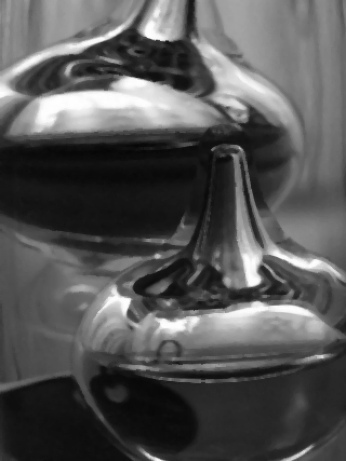
#> input picture img/09dDp8GKcgM(1).jpg, 347 x 461 px
$ python exponential_noise.py
#> lines starting #> are read from the running program, lines starting #| are printed output that depends on the picture
#> the answer given: ../img/09dDp8GKcgM(1).jpg
#> the answer given: ../img
import cv2
import numpy as np
from tkinter import Tk, filedialog
import matplotlib.pyplot as plt
import os

def add_exponential_noise(image, scale):
    # Генерация экспоненциального шума
    noise = np.random.exponential(scale, image.shape)

    # Добавление шума к изображению
    noisy_image = image + noise

    # Ограничение значений пикселей от 0 до 255
    noisy_image = np.clip(noisy_image, 0, 255).astype(np.uint8)

    return noisy_image, noise

def exponential_noise_pixel_histogram(noise):
    # Построение гистограммы пикселей экспоненциального шума
    plt.figure(figsize=(8, 4))
    plt.hist(noise.flatten(), bins=50, color='blue', alpha=0.7)
    plt.title('Exponential Noise Pixel Histogram')
    plt.xlabel('Pixel Value')
    plt.ylabel('Frequency')
    plt.show()

def process_image(image_path, noise_scale, save_directory, save_filename):
    # Загрузка изображения
#> called with image_path = '../img/09dDp8GKcgM(1).jpg', noise_scale = 50, save_directory = '../img', save_filename = 'out.png'
    original_image = cv2.imread(image_path)
#> original_image is the input picture: shape (461, 347, 3); min 6, max 255, mean 85.6

    # Преобразование изображения из BGR в RGB
    original_image_rgb = cv2.cvtColor(original_image, cv2.COLOR_BGR2RGB)

    # Генерация экспоненциального шума
    noise = np.random.exponential(noise_scale, original_image.shape)

    # Добавление шума к изображению
    noisy_image = original_image_rgb + noise
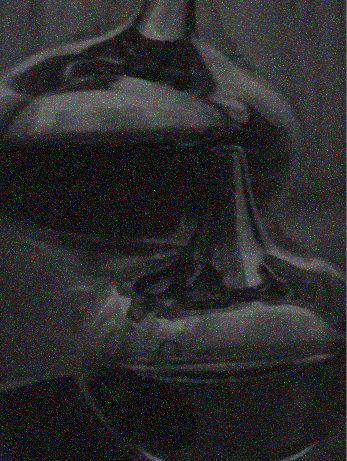
#> noisy_image: shape (461, 347, 3) float64; mean R, G, B 135.4, 135.6, 135.7; drawn with min black and max white

    # Ограничение значений пикселей от 0 до 255
    noisy_image = np.clip(noisy_image, 0, 255).astype(np.uint8)
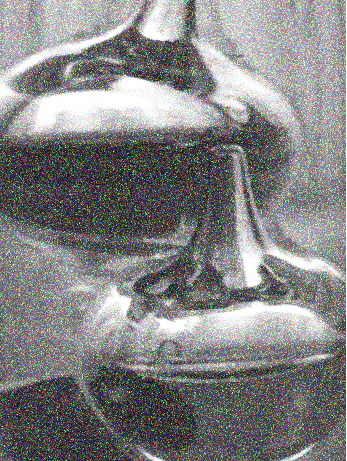
#> noisy_image: shape (461, 347, 3); mean R, G, B 130.8, 130.9, 130.9

    # Отображение оригинального и зашумленного изображений
    plt.figure(figsize=(10, 5))

    plt.subplot(1, 2, 1)
    plt.imshow(original_image_rgb)
    plt.title('Original Image')
    plt.axis('off')

    plt.subplot(1, 2, 2)
    plt.imshow(noisy_image)
    plt.title('Noisy Image with Exponential Noise')
    plt.axis('off')

    plt.show()
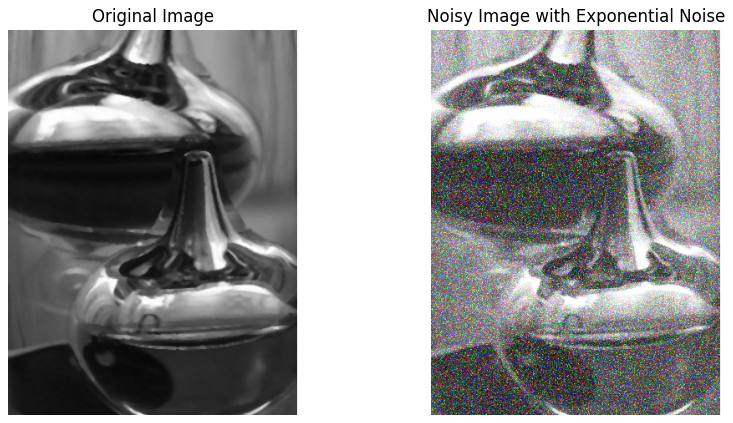
#> figure drawn by matplotlib, 2 panels

    # Сохранение изображения с шумом в выбранную директорию с выбранным именем
    save_path = os.path.join(save_directory, save_filename)
    cv2.imwrite(save_path, cv2.cvtColor(noisy_image, cv2.COLOR_RGB2BGR))
    print(f'Noisy image saved at: {save_path}')

    # Отображение гистограммы пикселей экспоненциального шума
    exponential_noise_pixel_histogram(noise)
#> in exponential_noise_pixel_histogram, `plt.hist(noise.flatten(), bins=50, color='blue', alpha=0.7)`:
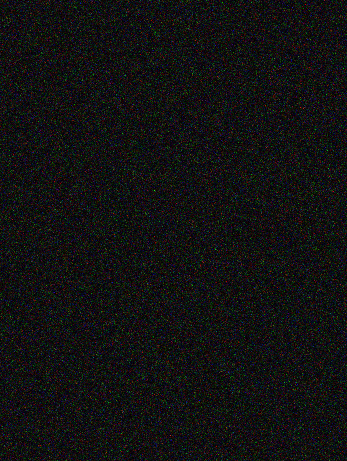
#> noise: shape (461, 347, 3) float64; mean of channels 0, 1, 2 49.8, 50, 50.1; drawn with min black and max white
#> in exponential_noise_pixel_histogram, `plt.show()`:
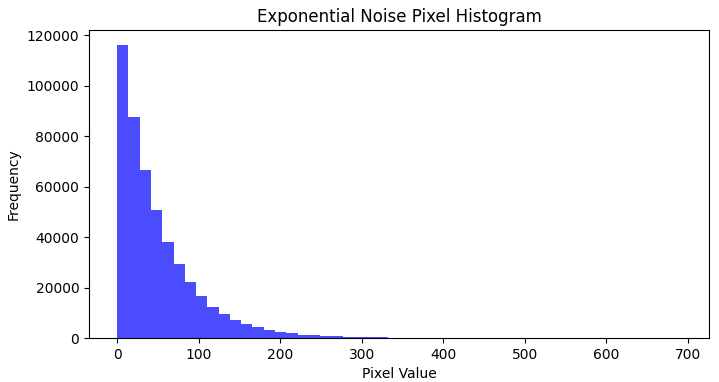
#> figure drawn by matplotlib, 1 panel; tallest bar 116347 high, from x = 0.000148 to 13.83

def main():
    # Выбор файла изображения
    root = Tk()
    root.withdraw()
    file_path = filedialog.askopenfilename(title="Select Image", filetypes=[("Image files", "*.jpg;*.jpeg")])

    if file_path:
        # Задание масштаба экспоненциального шума
        noise_scale = 50  # Можно изменить по необходимости

        # Выбор директории для сохранения
        save_directory = filedialog.askdirectory(title="Select Directory to Save Image")

        if save_directory:
            # Ввод желаемого имени файла
            save_filename = filedialog.asksaveasfilename(
                title="Save Image As",
                initialdir=save_directory,
                filetypes=[("JPEG files", "*.jpg")],
                defaultextension=".jpg"
            )

            if save_filename:
                # Обработка изображения
                process_image(file_path, noise_scale, save_directory, save_filename)

if __name__ == "__main__":
    main()

$ run again, on img/cat-1.png
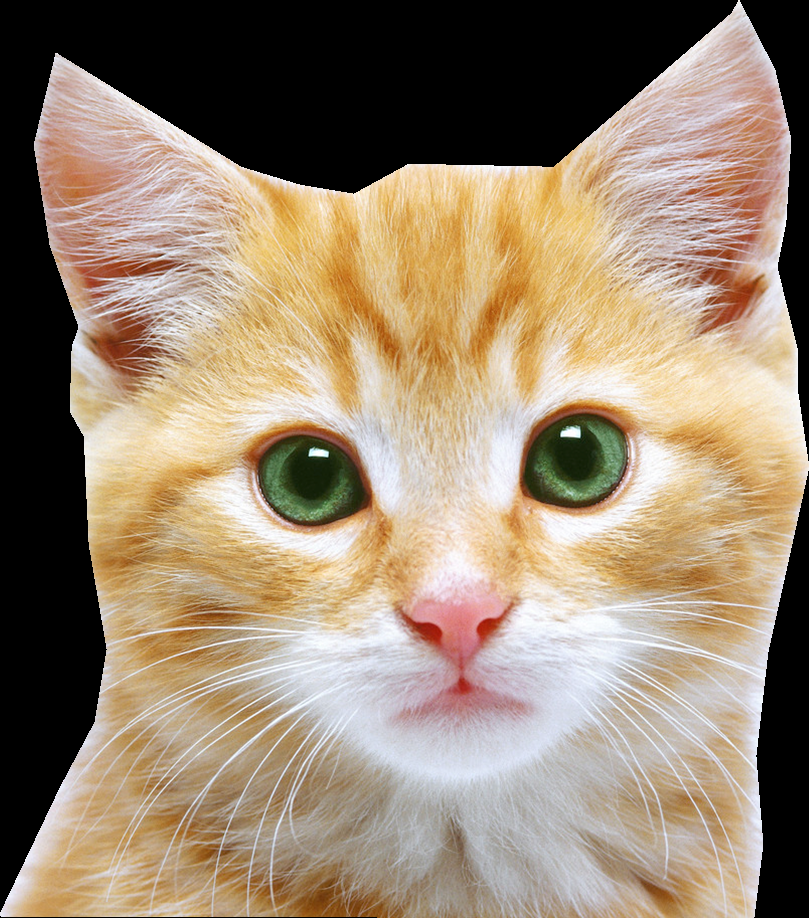
#> input picture img/cat-1.png, 809 x 918 px
#> in process_image, original_image is the input picture: shape (918, 809, 3); mean B, G, R 113.5, 134.7, 152.8
#> in exponential_noise_pixel_histogram, `plt.hist(noise.flatten(), bins=50, color='blue', alpha=0.7)`:
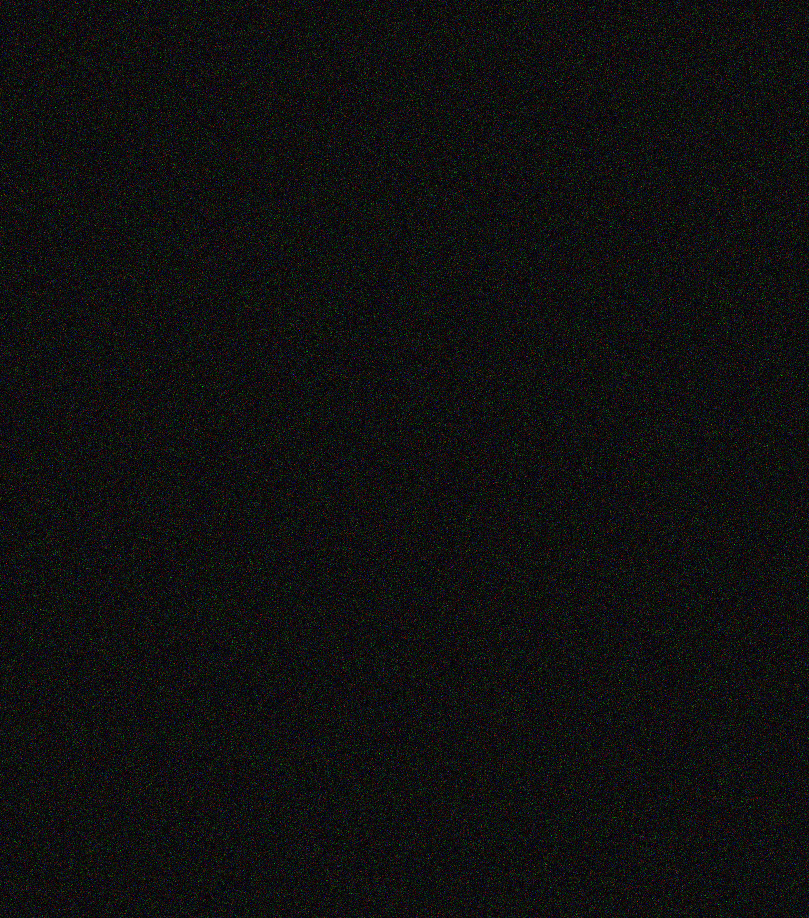
#> noise: shape (918, 809, 3) float64; mean of channels 0, 1, 2 50, 50, 50; drawn with min black and max white
#> in exponential_noise_pixel_histogram, `plt.show()`:
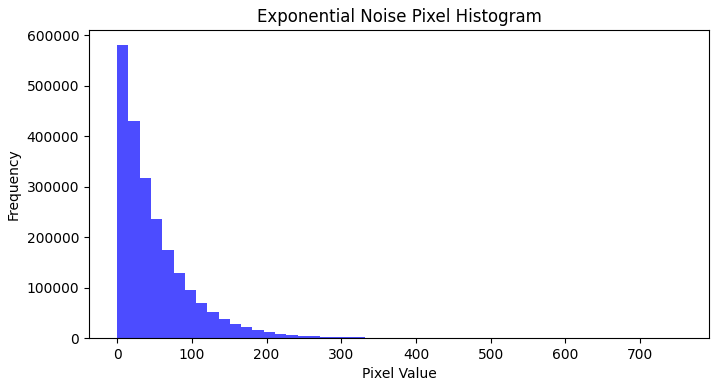
#> figure drawn by matplotlib, 1 panel; tallest bar 580905 high, from x = 3.02e-05 to 15.09

$ run again, on img/cat-3.png
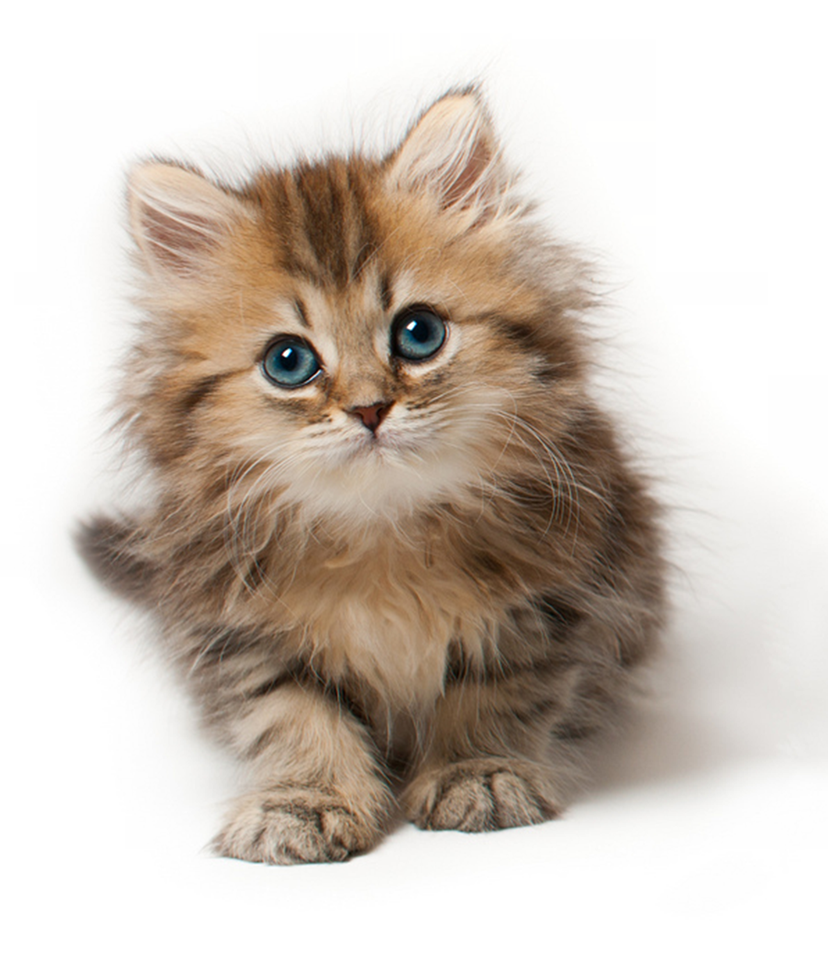
#> input picture img/cat-3.png, 828 x 957 px
#> in process_image, original_image is the input picture: shape (957, 828, 3); mean B, G, R 186.8, 196.2, 206.5
#> in exponential_noise_pixel_histogram, `plt.hist(noise.flatten(), bins=50, color='blue', alpha=0.7)`:
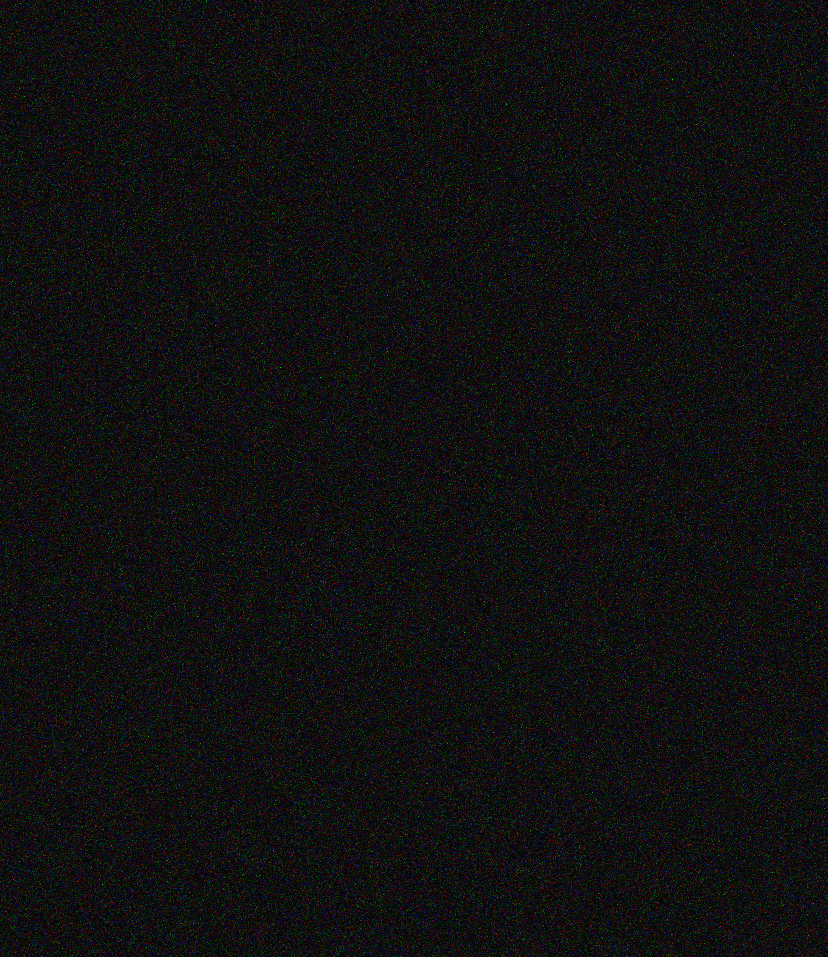
#> noise: shape (957, 828, 3) float64; mean of channels 0, 1, 2 50, 50, 50; drawn with min black and max white
#> in exponential_noise_pixel_histogram, `plt.show()`:
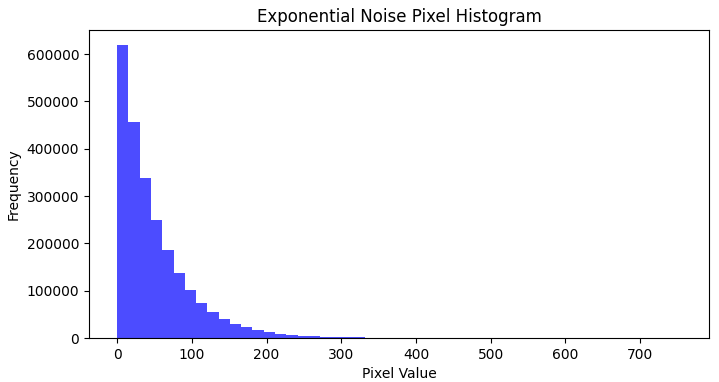
#> figure drawn by matplotlib, 1 panel; tallest bar 619952 high, from x = 3.02e-05 to 15.09

$ run again, on img/cat_en.jpeg
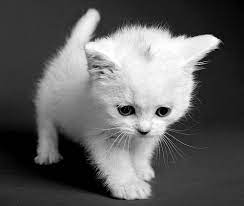
#> input picture img/cat_en.jpeg, 244 x 206 px
#> in process_image, original_image is the input picture: shape (206, 244, 3); min 0, max 255, mean 96
#> in exponential_noise_pixel_histogram, `plt.hist(noise.flatten(), bins=50, color='blue', alpha=0.7)`:
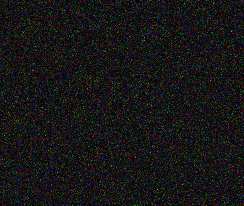
#> noise: shape (206, 244, 3) float64; mean of channels 0, 1, 2 50.1, 49.6, 50.4; drawn with min black and max white
#> in exponential_noise_pixel_histogram, `plt.show()`:
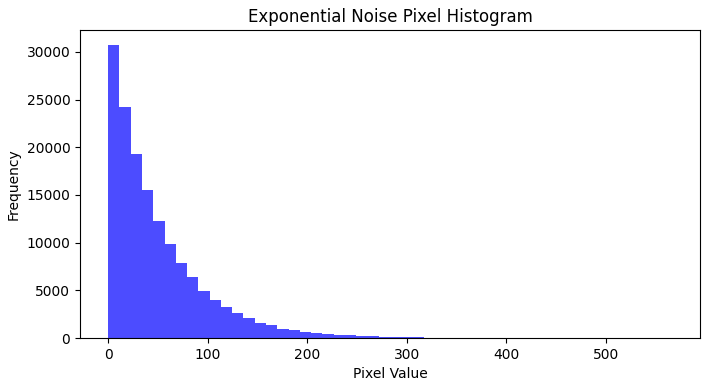
#> figure drawn by matplotlib, 1 panel; tallest bar 30748 high, from x = 0.000166 to 11.33
